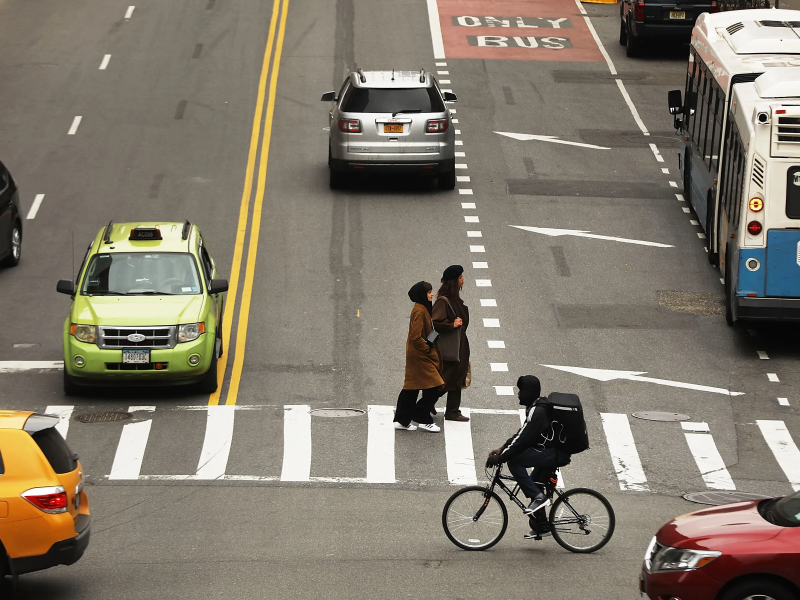
#> input picture Transpo-660781232w.webp, 2400 x 1800 px, found by its file name (shown at 1/3 size)
$ jupyter execute --allow-errors 'Object Detection for static image.ipynb'
#> lines starting #> are read from the running program, lines starting #| are printed output that depends on the picture
[cell 1]
import cv2

[cell 2]
import numpy as np

[cell 3]
import matplotlib.pyplot as plt

#> (a cell that did not finish here is left out)

#> (a cell that did not finish here is left out)

#> (a cell that did not finish here is left out)

[cell 7]
image = cv2.imread("C:\\Users\\sudat\\Downloads\\Transpo-660781232w.webp")
#> image is the input picture: shape (1800, 2400, 3); mean B, G, R 108.8, 122.4, 130.8

[cell 8]
imaging_rgb = cv2.cvtColor(image, cv2.COLOR_BGR2RGB)

[cell 9]
plt.imshow(imaging_rgb)

[cell 10]
print(image)
#> (printed output is left out)

[cell 11]
height, width = image.shape[:2]
#> height = 1800; width = 2400

[cell 12]
height
#> Out = 1800

[cell 13]
width
#> Out = 2400

[cell 14]
image.shape
#> Out = (1800, 2400, 3)

[cell 15]
blob = cv2.dnn.blobFromImage(image, 1/255.0, (416, 416), swapRB=True, crop=False)
#> (the rest of this cell did not finish here and is left out)

#> (a cell that did not finish here is left out)

#> (a cell that did not finish here is left out)

#> (a cell that did not finish here is left out)

[cell 19]
conf_threshold = 0.90
classIds = []
confidences = []
boxes = []
objects_detected = []

#> (a cell that did not finish here is left out)

[cell 21]
nmsThreshold = 0.3
indices = cv2.dnn.NMSBoxes(boxes, confidences, conf_threshold, nmsThreshold)

[cell 22]
indices

[cell 23]
for i in indices:
    box = boxes[i]
    x = box[0]
    y = box[1]
    w = box[2]
    h = box[3]

    class_id = classIds[i]
    confidence = confidences[i]

    color = (0, 255, 0)  # Green color
    cv2.rectangle(image, (x, y), (x + w, y + h), color, 2)
    label = f"{classes[class_id]}: {confidence:.2f}"
    cv2.putText(image, label, (x, y - 10), cv2.FONT_HERSHEY_SIMPLEX, 0.8, color, 2)

[cell 24]
max_display_width = 1000

[cell 25]
if width > max_display_width:
    scaling_factor = max_display_width / width
#> scaling_factor = 0.417
else:
    scaling_factor = 1.0

[cell 26]
display_image = cv2.resize(image, None, fx=scaling_factor, fy=scaling_factor)
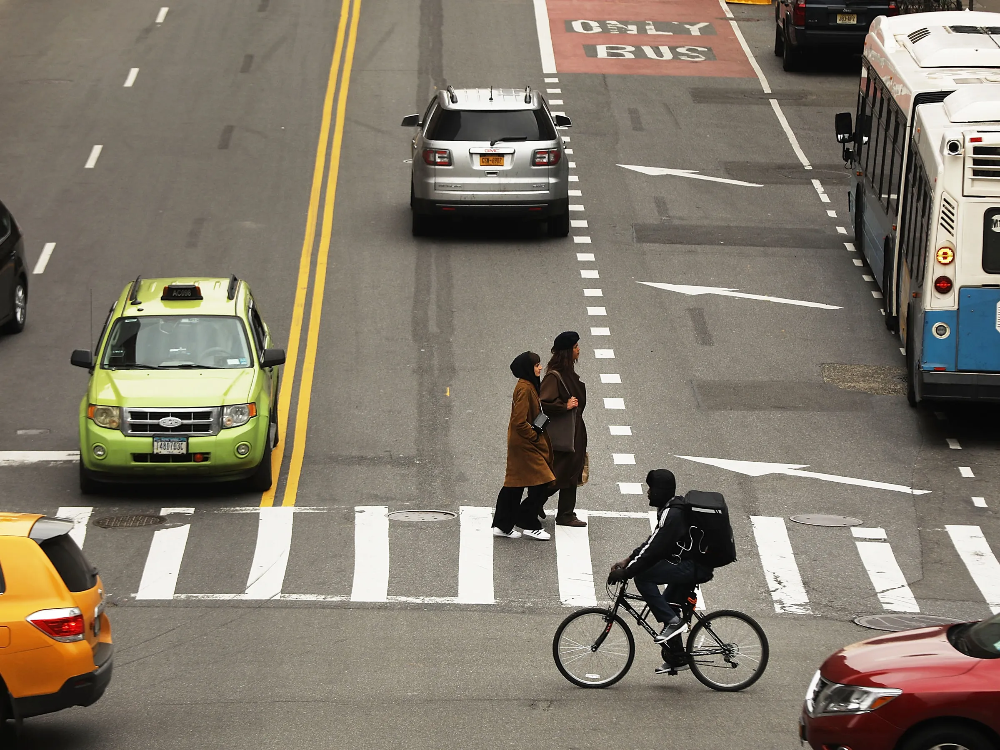
#> display_image: shape (750, 1000, 3); mean B, G, R 108.7, 122.3, 130.7
